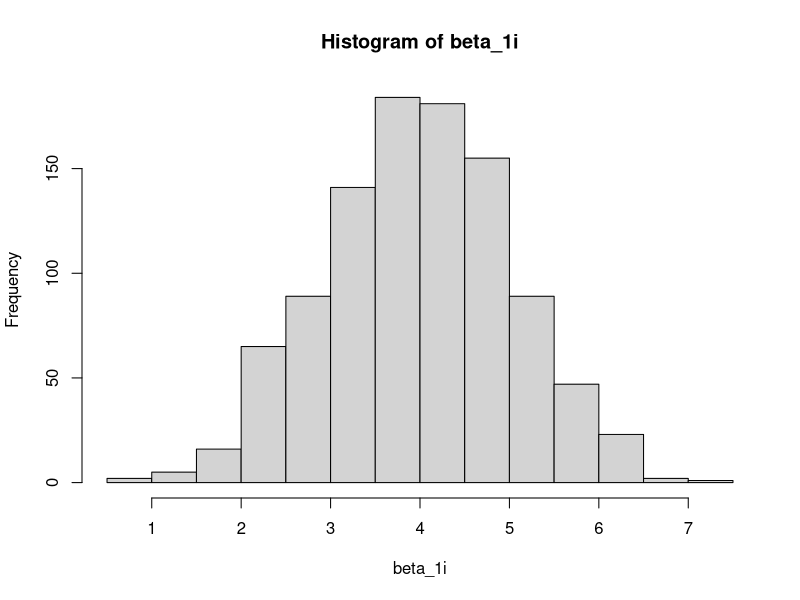
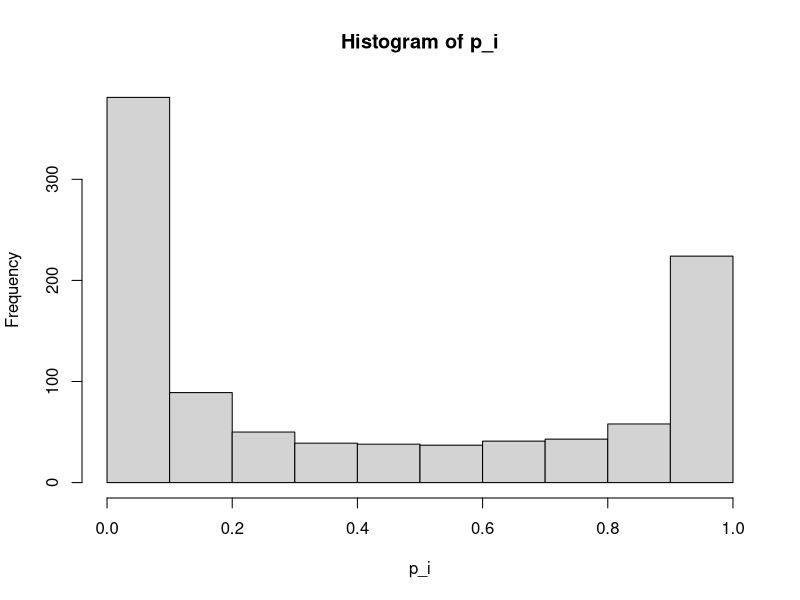
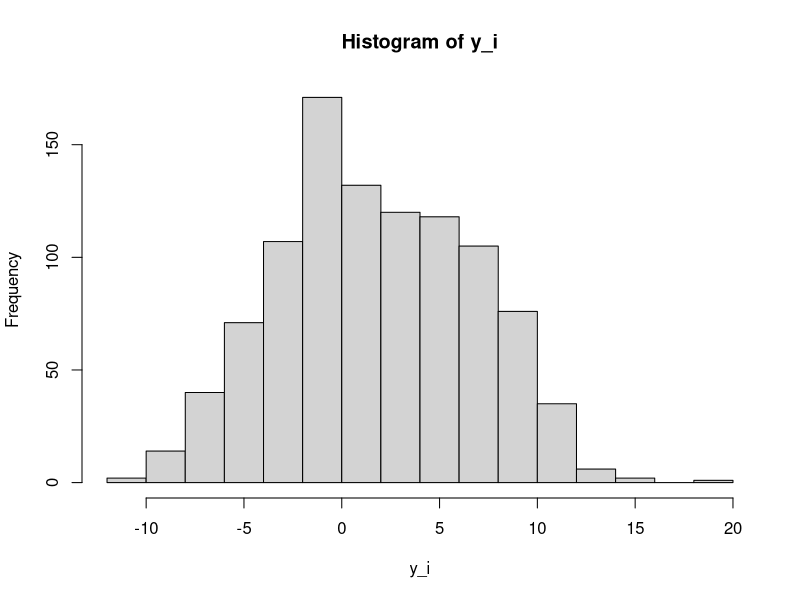

These figures' R source, in order:
## ---- chunk 1
# load necessary packages
library(tidyverse)

# set knitr defaults
knitr::opts_chunk$set(
    echo      = TRUE
  , fig.align = "center"
  , fig.width = 6
  , fig.asp   = .6
  , out.width = "90%"
)

# set theme defaults
theme_set(
  theme_bw() +
  theme(
    legend.position = "bottom"
    , plot.title    = element_text(hjust = 0.5)
    , plot.subtitle = element_text(hjust = 0.5)
    , plot.caption  = element_text(hjust = 0.0)
  )
)

# set color scale defaults
options(
  ggplot2.continuous.colour = "viridis",
  ggplot2.continuous.fill   = "viridis"
)
scale_colour_discrete = scale_colour_viridis_d
scale_fill_discrete   = scale_fill_viridis_d
## ---- chunk 2
set.seed(8160)

# set parameters
n <- 10^3

alpha_0 <- -1.00
alpha_1 <-  0.25
alpha_2 <-  4.00

beta_0  <- 0
beta_1  <- 4
beta_2  <- 2
beta_3  <- 3

sigma_t <- 1 # standard deviation of noise in treatment DGP
sigma_y <- 1 # standard deviation of noise in outcome DGP
sigma_b <- 1 # standard deviation of distribution of individual treatment effects

# define the distribution of individual treatment effects
beta_1i <- rnorm(n, beta_1, sigma_b^2)
hist(beta_1i)

# define covariates
x_1 <- rnorm(n, 0, 1)
x_2 <- rnorm(n, 0, 1)
x_3 <- rnorm(n, 0, 1)

# define inverse of logistic function
invlogit <- function(x) exp(x) / (1 + exp(x))

# obtain probability of treatment and whether treatment was observed
p_i <- invlogit(alpha_0 + alpha_1 * x_1 + alpha_2 * x_2 + 0 * rnorm(n, 0, sigma_t^2))
t_i <- p_i > runif(n)

hist(p_i)
summary(t_i)

y_i <- beta_0 + beta_1i * t_i + beta_2 * x_2 + beta_3 * x_3 + rnorm(n, 0, sigma_y^2)

hist(y_i)
summary(lm(y_i ~ t_i + x_2 + x_3))
mean(y_i[t_i == 1]) - mean(y_i[t_i == 0])

summary(x_2[t_i == 1])
summary(x_2[t_i == 0])
cov(t_i, x_2)
